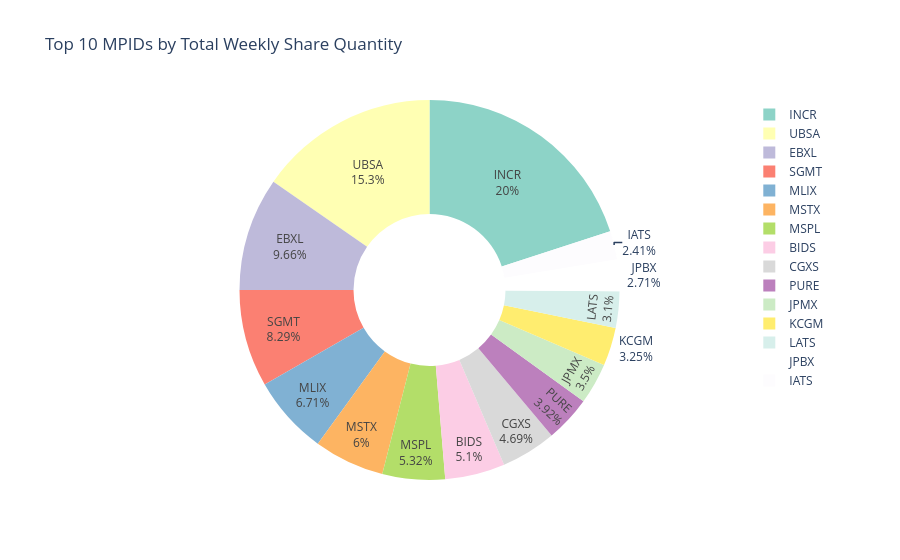

Write notebook code for a chart like this one.
### Code cell
import plotly.express as px

# Filter for top venues (top 10 by total share quantity)
top_venues = breakdown.head(15).reset_index()
top_venues.columns = ['MPID', 'totalWeeklyShareQuantity']

fig = px.pie(top_venues, values='totalWeeklyShareQuantity', names='MPID', 
             title='Top 10 MPIDs by Total Weekly Share Quantity',
             color_discrete_sequence=px.colors.qualitative.Set3,
             hole=0.4)
fig.update_traces(textinfo='percent+label')
fig.show()

### Figure 1 — Plotly figure (JSON) as saved in the notebook; plotly's stock layout.template omitted (floating-point values rounded to 4 significant figures)
{"data": [{"domain": {"x": [0, 1], "y": [0, 1]}, "hole": 0.4, "hovertemplate": "MPID=%{label}<br>totalWeeklyShareQuantity=%{value}<extra></extra>", "labels": ["INCR", "UBSA", "EBXL", "SGMT", "MLIX", "MSTX", "MSPL", "BIDS", "CGXS", "PURE", "JPMX", "KCGM", "LATS", "JPBX", "IATS"], "legendgroup": "", "name": "", "showlegend": true, "textinfo": "percent+label", "type": "pie", "values": [1002.0, 769.1, 484.3, 415.4, 336.1, 300.8, 266.8, 255.6, 235.1, 196.5, 175.5, 163.1, 155.2, 135.6, 120.7]}], "layout": {"legend": {"tracegroupgap": 0}, "piecolorway": ["rgb(141,211,199)", "rgb(255,255,179)", "rgb(190,186,218)", "rgb(251,128,114)", "rgb(128,177,211)", "rgb(253,180,98)", "rgb(179,222,105)", "rgb(252,205,229)", "rgb(217,217,217)", "rgb(188,128,189)", "rgb(204,235,197)", "rgb(255,237,111)"], "title": {"text": "Top 10 MPIDs by Total Weekly Share Quantity"}}}
